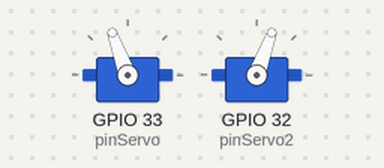
Bench run of a sketch on a simulated ESP32. Parts: 2 × servo.

Above: at 0.05 s.
At 10.0 s:
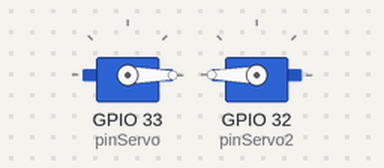
Timing chart, 0 to 13.0 s (numbered marks = the images above):
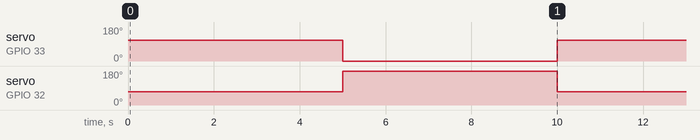

The sketch:

prueba_dos_servos.ino
```cpp
#include <ESP32Servo.h>

Servo miServo;
Servo miServo2;
//Servo miServo3;

int anguloInicialServo = 0;
int anguloFinalServo = 110;

int anguloInicialServo2 = 180;
int anguloFinalServo2 = 70;

//int anguloInicialServo3 = 0;
//int anguloFinalServo3 = 90;

int pinServo = 33;
int pinServo2 = 32;

void setup() {
  miServo.attach(pinServo);
  miServo2.attach(pinServo2);

  miServo.write(anguloInicialServo);     // Servo 1 inicia en 0°
  miServo2.write(anguloInicialServo2);   // Servo 2 inicia en 180°
}

void loop() {
  miServo.write(anguloFinalServo);       // Servo 1 a 110°
  miServo2.write(anguloFinalServo2);     // Servo 2 a 70°
  delay(5000);

  miServo.write(anguloInicialServo);     // Servo 1 a 0°
  miServo2.write(anguloInicialServo2);   // Servo 2 a 180°
  delay(5000);
}
```

Measured:
- by itself, servo on GPIO 33 (pinServo): alternates 110° for 5.0 s and 0° for 5.0 s
- by itself, servo on GPIO 32 (pinServo2): alternates 180° for 5.0 s and 70° for 5.0 s
